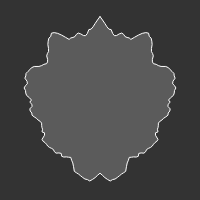
Frame 1 (no input)
Frame 60 (no input): identical to frame 1, image omitted
Frame 120 (the mouse pressed at the canvas centre since frame 60): identical to frame 1, image omitted

The p5.js sketch that drew this single still picture (run headless with seeded random() and noise() and a simulated clock; from frame 60 on, the mouse is pressed at the canvas centre):

// p5.js sketch
// ── sketch.js
/**
 * sketch.js
 *
 *
 * p5.js 레퍼런스: http://p5js.org/reference
 * 웹기술 레퍼런스: http://developer.mozilla.org
 *
 * @author : https://github.com/Mosframe
 */


// -----------------------------------------------------------------
// 변수, 오브젝트 정의
// -----------------------------------------------------------------
var fps;



// -----------------------------------------------------------------
// p5.js 함수들
// -----------------------------------------------------------------

function setup () {

    fps = createP('');

    createCanvas(200, 200);
    background(51);

    translate( width/2, height/2 );

    var r = 100;
    stroke(255);
    fill(255,50);
    strokeWeight(1);

    // 날개 생성

    var da = PI / 100;
    var xoff = 0;
    beginShape();

    // 오른쪽 날개

    for( var a=-PI/2; a <= PI/2; a+= da ) {

        var n = noise(xoff);
        var r = map(n, 0, 1, 50, 100);
        var x = r * cos(a);
        var y = r * sin(a);
        xoff += 0.1;

        //point(x,y);
        vertex(x,y);
    }

    // 왼쪽 날개

    for( var a= PI/2; a <= 3*PI/2; a += da ) {

        var n = noise(xoff);
        var r = map(n, 0, 1, 50, 100);
        var x = r * cos(a);
        var y = r * sin(a);
        xoff -= 0.1;

        //point(x,y);
        vertex(x,y);
    }
    endShape();
}


function draw () {

    //background(0);


    fps.html(floor(frameRate()));
}


// -----------------------------------------------------------------
// 사용자 정의 함수들
// -----------------------------------------------------------------
